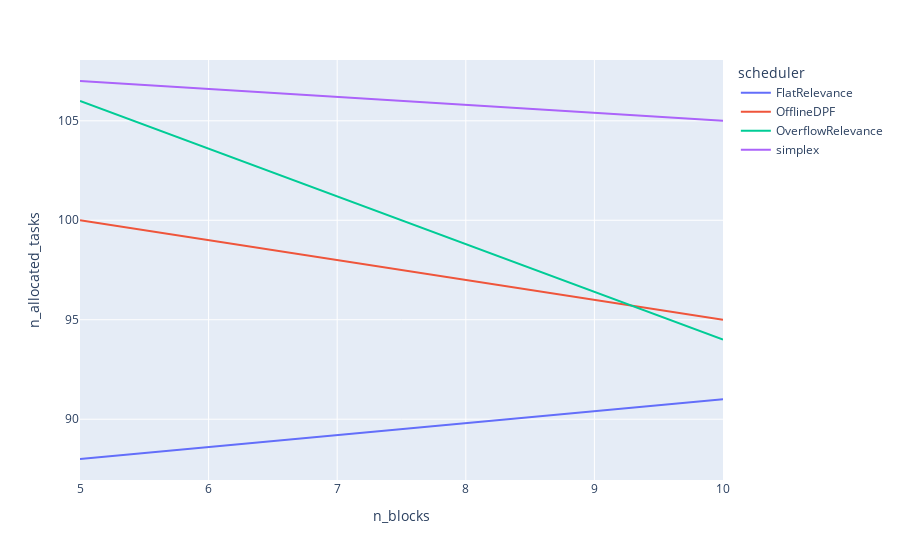

Write notebook code for a chart like this one.
### Code cell
px.line(df.query("n_laplace == 50 and n_gaussian == 50 and n_SubsampledGaussian == 50").sort_values(["n_blocks", "scheduler"]), x="n_blocks", y="n_allocated_tasks", color="scheduler")

### Figure 1 — Plotly figure (JSON) as saved in the notebook; plotly's stock layout.template omitted (floating-point values rounded to 4 significant figures)
{"data": [{"hovertemplate": "scheduler=FlatRelevance<br>n_blocks=%{x}<br>n_allocated_tasks=%{y}<extra></extra>", "legendgroup": "FlatRelevance", "line": {"color": "#636efa", "dash": "solid"}, "marker": {"symbol": "circle"}, "mode": "lines", "name": "FlatRelevance", "orientation": "v", "showlegend": true, "type": "scatter", "x": [5, 10], "xaxis": "x", "y": [88, 91], "yaxis": "y"}, {"hovertemplate": "scheduler=OfflineDPF<br>n_blocks=%{x}<br>n_allocated_tasks=%{y}<extra></extra>", "legendgroup": "OfflineDPF", "line": {"color": "#EF553B", "dash": "solid"}, "marker": {"symbol": "circle"}, "mode": "lines", "name": "OfflineDPF", "orientation": "v", "showlegend": true, "type": "scatter", "x": [5, 10], "xaxis": "x", "y": [100, 95], "yaxis": "y"}, {"hovertemplate": "scheduler=OverflowRelevance<br>n_blocks=%{x}<br>n_allocated_tasks=%{y}<extra></extra>", "legendgroup": "OverflowRelevance", "line": {"color": "#00cc96", "dash": "solid"}, "marker": {"symbol": "circle"}, "mode": "lines", "name": "OverflowRelevance", "orientation": "v", "showlegend": true, "type": "scatter", "x": [5, 10], "xaxis": "x", "y": [106, 94], "yaxis": "y"}, {"hovertemplate": "scheduler=simplex<br>n_blocks=%{x}<br>n_allocated_tasks=%{y}<extra></extra>", "legendgroup": "simplex", "line": {"color": "#ab63fa", "dash": "solid"}, "marker": {"symbol": "circle"}, "mode": "lines", "name": "simplex", "orientation": "v", "showlegend": true, "type": "scatter", "x": [5, 10], "xaxis": "x", "y": [107, 105], "yaxis": "y"}], "layout": {"autosize": true, "legend": {"title": {"text": "scheduler"}, "tracegroupgap": 0}, "margin": {"t": 60}, "xaxis": {"anchor": "y", "autorange": true, "domain": [0, 1], "range": [5, 10], "title": {"text": "n_blocks"}, "type": "linear"}, "yaxis": {"anchor": "x", "autorange": true, "domain": [0, 1], "range": [86.94, 108.1], "title": {"text": "n_allocated_tasks"}, "type": "linear"}}}
